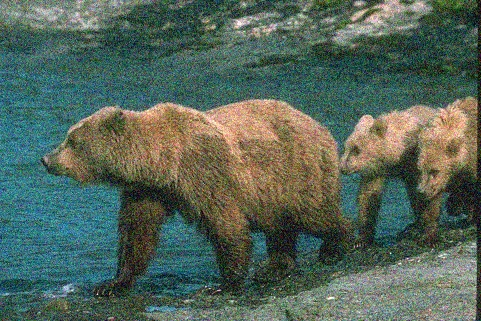
#> input picture bears_0.10_noisy.jpg, 481 x 321 px, given in place of the camera
$ python VideoCapture.py
#> lines starting #> are read from the running program, lines starting #| are printed output that depends on the picture
import cv2
#zero means only the webcam
video = cv2.VideoCapture(0)
video.set(3,500) #for width = 500
video.set(4,500) #for width=500
video.set(10,100) #for brightness=100

while True:
    success,img = video.read()
#> img is the input picture: shape (321, 481, 3); mean B, G, R 89.3, 101.7, 84.6
    img = cv2.resize(img,(int(img.shape[1]*3/4),int(img.shape[0]*3/4)))
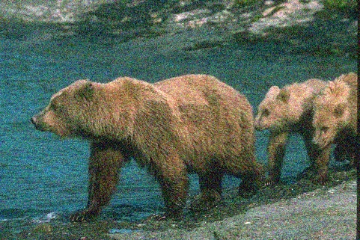
#> img: shape (240, 360, 3); mean B, G, R 89.2, 101.5, 84.5
    gray = cv2.cvtColor(img,cv2.COLOR_BGR2GRAY)
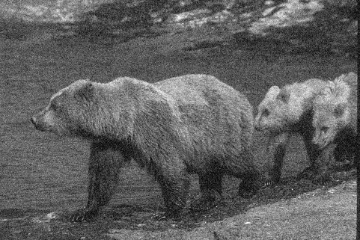
#> gray: shape (240, 360); min 6, max 252, mean 95
    blur = cv2.GaussianBlur(img,(9,9),0)
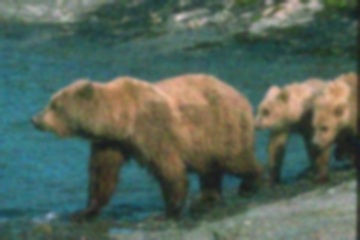
#> blur: shape (240, 360, 3); mean B, G, R 89.2, 101.5, 84.5
    canny = cv2.Canny(img,150,200)
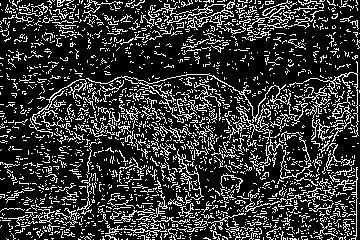
#> canny: shape (240, 360); 21.2% white in thin lines or dots

    cv2.imshow('Original', img)
    cv2.imshow('Gray',gray)
    cv2.imshow('Blur',blur)
    cv2.imshow('Canny',canny)
    cv2.waitKey(1)
    if cv2.waitKey(1) & 0xFF == ord('q'):
#> (key q is pressed here)
        break
video.release()
cv2.destroyAllWindows()
